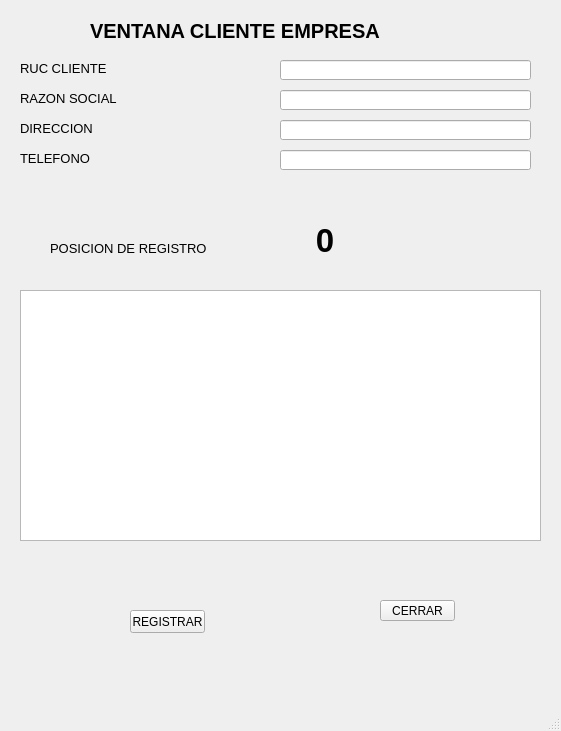
<?xml version="1.0" encoding="UTF-8"?>
<ui version="4.0">
 <class>clientesEmpresa</class>
 <widget class="QMainWindow" name="clientesEmpresa">
  <property name="geometry">
   <rect>
    <x>0</x>
    <y>0</y>
    <width>561</width>
    <height>731</height>
   </rect>
  </property>
  <property name="windowTitle">
   <string>MainWindow</string>
  </property>
  <widget class="QWidget" name="centralwidget">
   <widget class="QLabel" name="label_1">
    <property name="geometry">
     <rect>
      <x>90</x>
      <y>10</y>
      <width>371</width>
      <height>41</height>
     </rect>
    </property>
    <property name="font">
     <font>
      <pointsize>15</pointsize>
      <weight>75</weight>
      <bold>true</bold>
     </font>
    </property>
    <property name="text">
     <string>VENTANA CLIENTE EMPRESA</string>
    </property>
   </widget>
   <widget class="QLabel" name="label_2">
    <property name="geometry">
     <rect>
      <x>20</x>
      <y>60</y>
      <width>141</width>
      <height>16</height>
     </rect>
    </property>
    <property name="font">
     <font>
      <pointsize>10</pointsize>
     </font>
    </property>
    <property name="text">
     <string>RUC CLIENTE</string>
    </property>
   </widget>
   <widget class="QLabel" name="label_3">
    <property name="geometry">
     <rect>
      <x>20</x>
      <y>90</y>
      <width>131</width>
      <height>16</height>
     </rect>
    </property>
    <property name="font">
     <font>
      <pointsize>10</pointsize>
     </font>
    </property>
    <property name="text">
     <string>RAZON SOCIAL </string>
    </property>
   </widget>
   <widget class="QLabel" name="label_4">
    <property name="geometry">
     <rect>
      <x>20</x>
      <y>120</y>
      <width>131</width>
      <height>16</height>
     </rect>
    </property>
    <property name="font">
     <font>
      <pointsize>10</pointsize>
     </font>
    </property>
    <property name="text">
     <string>DIRECCION</string>
    </property>
   </widget>
   <widget class="QLabel" name="label_5">
    <property name="geometry">
     <rect>
      <x>20</x>
      <y>150</y>
      <width>91</width>
      <height>16</height>
     </rect>
    </property>
    <property name="font">
     <font>
      <pointsize>10</pointsize>
     </font>
    </property>
    <property name="text">
     <string>TELEFONO</string>
    </property>
   </widget>
   <widget class="QLineEdit" name="rucCE">
    <property name="geometry">
     <rect>
      <x>280</x>
      <y>60</y>
      <width>251</width>
      <height>20</height>
     </rect>
    </property>
   </widget>
   <widget class="QLineEdit" name="razonSocialCE">
    <property name="geometry">
     <rect>
      <x>280</x>
      <y>90</y>
      <width>251</width>
      <height>20</height>
     </rect>
    </property>
   </widget>
   <widget class="QLineEdit" name="direccionCE">
    <property name="geometry">
     <rect>
      <x>280</x>
      <y>120</y>
      <width>251</width>
      <height>20</height>
     </rect>
    </property>
   </widget>
   <widget class="QLineEdit" name="telefonoCE">
    <property name="geometry">
     <rect>
      <x>280</x>
      <y>150</y>
      <width>251</width>
      <height>20</height>
     </rect>
    </property>
   </widget>
   <widget class="QPushButton" name="btn_registrar">
    <property name="geometry">
     <rect>
      <x>130</x>
      <y>610</y>
      <width>75</width>
      <height>23</height>
     </rect>
    </property>
    <property name="text">
     <string>REGISTRAR</string>
    </property>
   </widget>
   <widget class="QPushButton" name="btn_cerrar">
    <property name="geometry">
     <rect>
      <x>380</x>
      <y>600</y>
      <width>75</width>
      <height>21</height>
     </rect>
    </property>
    <property name="text">
     <string>CERRAR</string>
    </property>
   </widget>
   <widget class="QLabel" name="label_8">
    <property name="geometry">
     <rect>
      <x>50</x>
      <y>240</y>
      <width>191</width>
      <height>16</height>
     </rect>
    </property>
    <property name="font">
     <font>
      <pointsize>10</pointsize>
     </font>
    </property>
    <property name="text">
     <string>POSICION DE REGISTRO</string>
    </property>
   </widget>
   <widget class="QLabel" name="txt_contador">
    <property name="geometry">
     <rect>
      <x>270</x>
      <y>200</y>
      <width>121</width>
      <height>81</height>
     </rect>
    </property>
    <property name="font">
     <font>
      <pointsize>25</pointsize>
      <weight>75</weight>
      <bold>true</bold>
     </font>
    </property>
    <property name="text">
     <string>     0</string>
    </property>
   </widget>
   <widget class="QTextBrowser" name="listar">
    <property name="geometry">
     <rect>
      <x>20</x>
      <y>290</y>
      <width>521</width>
      <height>251</height>
     </rect>
    </property>
   </widget>
  </widget>
  <widget class="QMenuBar" name="menubar">
   <property name="geometry">
    <rect>
     <x>0</x>
     <y>0</y>
     <width>561</width>
     <height>26</height>
    </rect>
   </property>
  </widget>
  <widget class="QStatusBar" name="statusbar"/>
 </widget>
 <resources/>
 <connections/>
</ui>
